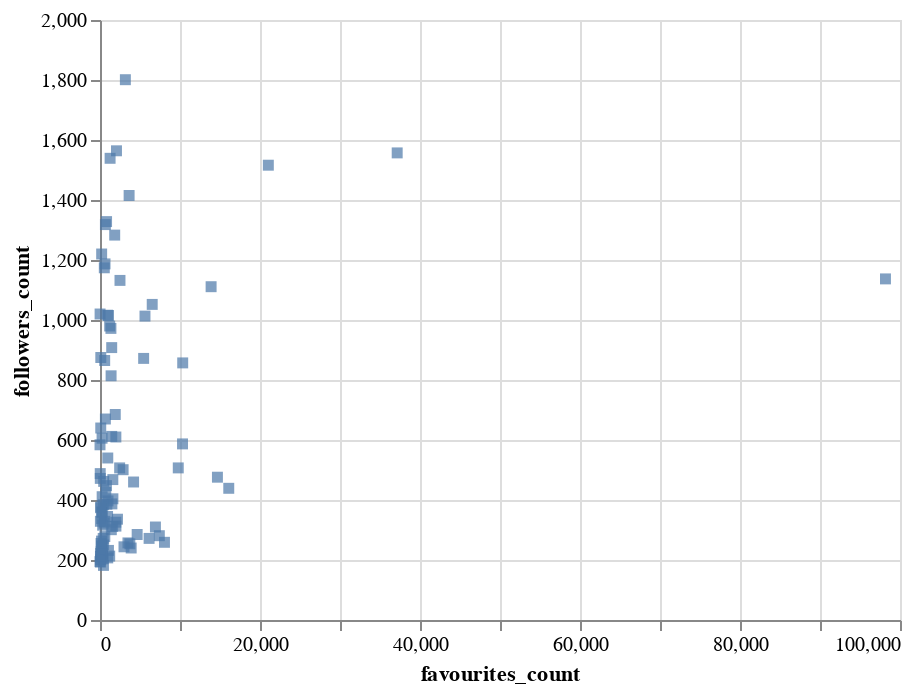

Here is the notebook cell this chart was saved with:
### Markdown cell above
#### Square mark

### Code cell
favourites_chart = alt.Chart(df).mark_square().encode(
    x='favourites_count',
    y='followers_count',
)
favourites_chart

### Figure 1 — Vega-Lite specification as saved in the notebook (floating-point values rounded to 4 significant figures)
{"$schema": "https://vega.github.io/schema/vega-lite/v2.6.0.json", "config": {"view": {"height": 300, "width": 400}}, "data": {"name": "data-0b202bd1b920000fec15f194ff2158f9"}, "datasets": {"data-0b202bd1b920000fec15f194ff2158f9": [{"created_at": "2010-02-10 00:28:15+00:00", "days_registered": 3119, "favourites_count": 5455, "followers_count": 872, "friends_count": 2567, "listed_count": 29, "name": "Bede Constantinides", "screen_name": "beconstant", "statuses_count": 3711}, {"created_at": "2009-02-15 10:20:25+00:00", "days_registered": 3479, "favourites_count": 319, "followers_count": 243, "friends_count": 450, "listed_count": 6, "name": "Sean Löfgren", "screen_name": "seanBE", "statuses_count": 326}, {"created_at": "2010-11-14 20:49:26+00:00", "days_registered": 2842, "favourites_count": 1211, "followers_count": 213, "friends_count": 1278, "listed_count": 5, "name": "Abdullah Binthunaiyan", "screen_name": "anthenaian", "statuses_count": 536}, {"created_at": "2008-04-13 13:05:06+00:00", "days_registered": 3787, "favourites_count": 2060, "followers_count": 1564, "friends_count": 1020, "listed_count": 132, "name": "Stéphane Wirtel", "screen_name": "matrixise", "statuses_count": 9357}, {"created_at": "2011-01-01 20:33:21+00:00", "days_registered": 2794, "favourites_count": 947, "followers_count": 345, "friends_count": 1000, "listed_count": 57, "name": "Serguei Mikhailov", "screen_name": "cadastreng", "statuses_count": 856}, {"created_at": "2009-06-11 17:50:10+00:00", "days_registered": 3363, "favourites_count": 274, "followers_count": 359, "friends_count": 230, "listed_count": 1, "name": "Mike Davies", "screen_name": "britzerland", "statuses_count": 114}, {"created_at": "2016-08-31 12:31:39+00:00", "days_registered": 725, "favourites_count": 6137, "followers_count": 272, "friends_count": 674, "listed_count": 9, "name": "Claudia Millán", "screen_name": "cheshireminima", "statuses_count": 2458}, {"created_at": "2015-01-21 08:45:20+00:00", "days_registered": 1313, "favourites_count": 518, "followers_count": 323, "friends_count": 580, "listed_count": 60, "name": "VendorMach", "screen_name": "Vendormach", "statuses_count": 272}, {"created_at": "2010-07-19 05:03:33+00:00", "days_registered": 2960, "favourites_count": 258, "followers_count": 606, "friends_count": 465, "listed_count": 32, "name": "Kshitij Maurya", "screen_name": "KshitijMaurya", "statuses_count": 3756}, {"created_at": "2015-04-01 11:21:20+00:00", "days_registered": 1243, "favourites_count": 1614, "followers_count": 404, "friends_count": 1283, "listed_count": 36, "name": "Stefan Zimmermann", "screen_name": "zimmermanncode", "statuses_count": 493}, {"created_at": "2007-03-24 14:26:47+00:00", "days_registered": 4173, "favourites_count": 6527, "followers_count": 1052, "friends_count": 1638, "listed_count": 93, "name": "Daniel Kershaw", "screen_name": "danjamker", "statuses_count": 7912}, {"created_at": "2011-10-26 00:32:30+00:00", "days_registered": 2496, "favourites_count": 37, "followers_count": 472, "friends_count": 4859, "listed_count": 20, "name": "Occhiomondo", "screen_name": "occhiomondo", "statuses_count": 1530}, {"created_at": "2011-07-22 04:44:50+00:00", "days_registered": 2592, "favourites_count": 2455, "followers_count": 507, "friends_count": 671, "listed_count": 46, "name": "Luis San Martin", "screen_name": "pathcl", "statuses_count": 9497}, {"created_at": "2011-05-31 21:31:41+00:00", "days_registered": 2644, "favourites_count": 967, "followers_count": 207, "friends_count": 896, "listed_count": 3, "name": "Joshua Lobo", "screen_name": "boreas_cryo", "statuses_count": 105}, {"created_at": "2013-11-12 08:39:54+00:00", "days_registered": 1748, "favourites_count": 722, "followers_count": 425, "friends_count": 395, "listed_count": 28, "name": "Jacob Tomlinson", "screen_name": "_JacobTomlinson", "statuses_count": 897}, {"created_at": "2012-03-01 06:26:38+00:00", "days_registered": 2369, "favourites_count": 433, "followers_count": 182, "friends_count": 336, "listed_count": 7, "name": "Ankur Ankan", "screen_name": "AnkurAnkan", "statuses_count": 267}, {"created_at": "2008-07-19 18:58:52+00:00", "days_registered": 3690, "favourites_count": 5623, "followers_count": 1013, "friends_count": 3222, "listed_count": 258, "name": "Scott Edwards", "screen_name": "scottedwards200", "statuses_count": 5745}, {"created_at": "2011-11-19 09:25:18+00:00", "days_registered": 2472, "favourites_count": 401, "followers_count": 272, "friends_count": 477, "listed_count": 18, "name": "Anita Schürch", "screen_name": "AnitaSchurch", "statuses_count": 408}, {"created_at": "2015-10-28 22:09:28+00:00", "days_registered": 1033, "favourites_count": 1604, "followers_count": 468, "friends_count": 515, "listed_count": 24, "name": "Isabel Castanho", "screen_name": "isabelscst", "statuses_count": 1256}, {"created_at": "2010-06-27 17:19:35+00:00", "days_registered": 2982, "favourites_count": 585, "followers_count": 865, "friends_count": 4155, "listed_count": 42, "name": "Mark kidde", "screen_name": "romeomarkk", "statuses_count": 856}, {"created_at": "2011-04-23 00:38:57+00:00", "days_registered": 2682, "favourites_count": 393, "followers_count": 204, "friends_count": 451, "listed_count": 6, "name": "Leonardo Jofré Flor", "screen_name": "leonardojofre", "statuses_count": 4381}, {"created_at": "2013-07-05 13:13:38+00:00", "days_registered": 1878, "favourites_count": 88, "followers_count": 222, "friends_count": 667, "listed_count": 22, "name": "Gaspar Brogueira", "screen_name": "GasparBrogueira", "statuses_count": 91}, {"created_at": "2016-07-20 09:44:59+00:00", "days_registered": 767, "favourites_count": 455, "followers_count": 250, "friends_count": 117, "listed_count": 11, "name": "Julien Le Sommer", "screen_name": "jlesommer", "statuses_count": 103}, {"created_at": "2014-06-14 00:47:21+00:00", "days_registered": 1534, "favourites_count": 9783, "followers_count": 507, "friends_count": 4245, "listed_count": 101, "name": "Beth was @PyCon 😆🐍", "screen_name": "bethahdc3", "statuses_count": 4108}, {"created_at": "2011-04-11 12:12:53+00:00", "days_registered": 2694, "favourites_count": 1414, "followers_count": 301, "friends_count": 1021, "listed_count": 10, "name": "Juan", "screen_name": "JnEsZ", "statuses_count": 273}, {"created_at": "2007-09-09 23:03:19+00:00", "days_registered": 4004, "favourites_count": 1984, "followers_count": 610, "friends_count": 964, "listed_count": 55, "name": "Lapsa-Malawski", "screen_name": "munhitsu", "statuses_count": 3032}, {"created_at": "2014-06-22 17:46:39+00:00", "days_registered": 1526, "favourites_count": 1001, "followers_count": 397, "friends_count": 402, "listed_count": 141, "name": "Nicolas Schmelling", "screen_name": "DerSchmelling", "statuses_count": 2240}, {"created_at": "2010-03-24 18:54:52+00:00", "days_registered": 3077, "favourites_count": 114, "followers_count": 219, "friends_count": 617, "listed_count": 1, "name": "Rit De", "screen_name": "ritde1", "statuses_count": 311}, {"created_at": "2008-04-01 15:01:43+00:00", "days_registered": 3799, "favourites_count": 629, "followers_count": 1187, "friends_count": 780, "listed_count": 140, "name": "Peter Hoffmann", "screen_name": "peterhoffmann", "statuses_count": 3307}, {"created_at": "2012-05-26 20:25:57+00:00", "days_registered": 2283, "favourites_count": 55, "followers_count": 212, "friends_count": 2469, "listed_count": 0, "name": "Jonathan Tecwyn", "screen_name": "txwyn", "statuses_count": 125}, {"created_at": "2009-01-21 01:26:14+00:00", "days_registered": 3504, "favourites_count": 1386, "followers_count": 814, "friends_count": 2233, "listed_count": 33, "name": "Matias Valdenegro 🐧", "screen_name": "mvaldenegro", "statuses_count": 5225}, {"created_at": "2016-09-08 18:50:13+00:00", "days_registered": 717, "favourites_count": 3897, "followers_count": 240, "friends_count": 1912, "listed_count": 3, "name": "Camel3", "screen_name": "8kazu3", "statuses_count": 115}, {"created_at": "2008-12-13 16:31:46+00:00", "days_registered": 3543, "favourites_count": 1064, "followers_count": 1015, "friends_count": 636, "listed_count": 81, "name": "Tillmann Eitelberg", "screen_name": "_Tillmann", "statuses_count": 2082}, {"created_at": "2009-08-12 22:54:56+00:00", "days_registered": 3301, "favourites_count": 79, "followers_count": 201, "friends_count": 1213, "listed_count": 21, "name": "iTrendOn", "screen_name": "iTrendOn", "statuses_count": 295}, {"created_at": "2010-07-02 15:46:59+00:00", "days_registered": 2977, "favourites_count": 98183, "followers_count": 1137, "friends_count": 1924, "listed_count": 6, "name": "Jo Zep", "screen_name": "peppujool", "statuses_count": 69087}, {"created_at": "2017-04-12 08:09:58+00:00", "days_registered": 501, "favourites_count": 1, "followers_count": 195, "friends_count": 4210, "listed_count": 4, "name": "Prabhakar", "screen_name": "_dsprabhakar", "statuses_count": 0}, {"created_at": "2010-07-06 16:36:45+00:00", "days_registered": 2973, "favourites_count": 189, "followers_count": 247, "friends_count": 1912, "listed_count": 1, "name": "Pettern", "screen_name": "knpetter", "statuses_count": 1208}, {"created_at": "2011-04-05 23:55:34+00:00", "days_registered": 2700, "favourites_count": 1365, "followers_count": 972, "friends_count": 294, "listed_count": 63, "name": "Marc Garcia", "screen_name": "datapythonista", "statuses_count": 1278}, {"created_at": "2013-07-20 20:14:58+00:00", "days_registered": 1863, "favourites_count": 1463, "followers_count": 908, "friends_count": 1215, "listed_count": 58, "name": "Michael Bossetta", "screen_name": "MichaelBossetta", "statuses_count": 1239}, {"created_at": "2009-02-10 22:44:33+00:00", "days_registered": 3484, "favourites_count": 99, "followers_count": 875, "friends_count": 296, "listed_count": 60, "name": "Tucson Python", "screen_name": "TuPLE", "statuses_count": 2255}, {"created_at": "2009-06-20 16:29:29+00:00", "days_registered": 3354, "favourites_count": 4645, "followers_count": 285, "friends_count": 381, "listed_count": 83, "name": "pentulohryz", "screen_name": "pythonrulez", "statuses_count": 3203}, {"created_at": "2011-01-28 22:44:42+00:00", "days_registered": 2767, "favourites_count": 151, "followers_count": 228, "friends_count": 1339, "listed_count": 27, "name": "Mike S", "screen_name": "more_data", "statuses_count": 911}, {"created_at": "2009-10-30 15:40:24+00:00", "days_registered": 3222, "favourites_count": 601, "followers_count": 278, "friends_count": 588, "listed_count": 2, "name": "Ashwin Vishnu", "screen_name": "ashwinvis", "statuses_count": 1373}, {"created_at": "2009-01-26 16:44:29+00:00", "days_registered": 3499, "favourites_count": 37149, "followers_count": 1557, "friends_count": 3099, "listed_count": 220, "name": "Alberto Labarga", "screen_name": "alabarga", "statuses_count": 10001}, {"created_at": "2009-11-12 20:43:04+00:00", "days_registered": 3209, "favourites_count": 10, "followers_count": 1020, "friends_count": 3165, "listed_count": 38, "name": "Sundeep Teki", "screen_name": "sundeepteki", "statuses_count": 728}, {"created_at": "2009-09-01 10:43:34+00:00", "days_registered": 3281, "favourites_count": 4197, "followers_count": 460, "friends_count": 2120, "listed_count": 12, "name": "R Palmer", "screen_name": "rd_palmer", "statuses_count": 2871}, {"created_at": "2010-07-02 04:57:06+00:00", "days_registered": 2977, "favourites_count": 208, "followers_count": 338, "friends_count": 847, "listed_count": 13, "name": "irving", "screen_name": "IrvingProg", "statuses_count": 3296}, {"created_at": "2009-02-04 13:17:30+00:00", "days_registered": 3490, "favourites_count": 1488, "followers_count": 387, "friends_count": 428, "listed_count": 20, "name": "Oleg Prylypko", "screen_name": "prylypko", "statuses_count": 4019}, {"created_at": "2016-11-01 14:32:23+00:00", "days_registered": 663, "favourites_count": 239, "followers_count": 360, "friends_count": 252, "listed_count": 6, "name": "Python Alicante", "screen_name": "python_alc", "statuses_count": 445}, {"created_at": "2009-08-31 09:20:22+00:00", "days_registered": 3282, "favourites_count": 50, "followers_count": 193, "friends_count": 238, "listed_count": 8, "name": "Ahmed Magdy", "screen_name": "ahmed_magdy40", "statuses_count": 1638}, {"created_at": "2009-06-16 12:51:07+00:00", "days_registered": 3358, "favourites_count": 1466, "followers_count": 612, "friends_count": 1069, "listed_count": 37, "name": "Stuart Mumford", "screen_name": "StuartMumford", "statuses_count": 4270}, {"created_at": "2013-04-17 20:55:25+00:00", "days_registered": 1957, "favourites_count": 21042, "followers_count": 1516, "friends_count": 2104, "listed_count": 57, "name": "Yara Sanchez", "screen_name": "yara_elena", "statuses_count": 7724}, {"created_at": "2010-06-30 12:11:11+00:00", "days_registered": 2979, "favourites_count": 1838, "followers_count": 1283, "friends_count": 1975, "listed_count": 145, "name": "David MartínBorregón", "screen_name": "DavidMartinB", "statuses_count": 12549}, {"created_at": "2009-09-11 17:52:15+00:00", "days_registered": 3271, "favourites_count": 459, "followers_count": 462, "friends_count": 2355, "listed_count": 15, "name": "Franco Donati", "screen_name": "FDonati", "statuses_count": 672}, {"created_at": "2009-04-29 07:17:48+00:00", "days_registered": 3406, "favourites_count": 1909, "followers_count": 685, "friends_count": 1717, "listed_count": 199, "name": "steven c shepard", "screen_name": "scshepard", "statuses_count": 17122}, {"created_at": "2011-10-11 15:42:01+00:00", "days_registered": 2511, "favourites_count": 2498, "followers_count": 1132, "friends_count": 4143, "listed_count": 57, "name": "jacopo staiano", "screen_name": "stjaco", "statuses_count": 4241}, {"created_at": "2012-03-13 10:00:23+00:00", "days_registered": 2357, "favourites_count": 311, "followers_count": 221, "friends_count": 419, "listed_count": 34, "name": "Simone Basso", "screen_name": "simbasso", "statuses_count": 901}, {"created_at": "2011-11-22 17:22:43+00:00", "days_registered": 2469, "favourites_count": 191, "followers_count": 263, "friends_count": 954, "listed_count": 9, "name": "Irahan", "screen_name": "irahan_", "statuses_count": 453}, {"created_at": "2012-09-28 07:43:49+00:00", "days_registered": 2158, "favourites_count": 3171, "followers_count": 1801, "friends_count": 3011, "listed_count": 193, "name": "Luc Henry", "screen_name": "heluc", "statuses_count": 7377}, {"created_at": "2011-12-12 11:14:44+00:00", "days_registered": 2449, "favourites_count": 821, "followers_count": 1328, "friends_count": 2182, "listed_count": 109, "name": "Steve Cultrera", "screen_name": "scultrera", "statuses_count": 937}, {"created_at": "2013-07-14 10:56:52+00:00", "days_registered": 1869, "favourites_count": 16095, "followers_count": 439, "friends_count": 4860, "listed_count": 82, "name": "Mathieu Guille", "screen_name": "mathieuguille", "statuses_count": 1699}, {"created_at": "2012-11-24 21:28:57+00:00", "days_registered": 2101, "favourites_count": 7417, "followers_count": 281, "friends_count": 256, "listed_count": 7, "name": "עלמה", "screen_name": "MarcoAlmah", "statuses_count": 4517}, {"created_at": "2013-12-26 18:04:39+00:00", "days_registered": 1704, "favourites_count": 675, "followers_count": 1318, "friends_count": 2180, "listed_count": 51, "name": "chaignc", "screen_name": "chaignc", "statuses_count": 1495}, {"created_at": "2015-05-26 20:46:29+00:00", "days_registered": 1188, "favourites_count": 1978, "followers_count": 326, "friends_count": 1311, "listed_count": 22, "name": "xmn", "screen_name": "xmnlab", "statuses_count": 970}, {"created_at": "2009-04-23 20:21:03+00:00", "days_registered": 3412, "favourites_count": 3639, "followers_count": 1415, "friends_count": 2138, "listed_count": 99, "name": "Joona Lehtomäki", "screen_name": "jlehtoma", "statuses_count": 7915}, {"created_at": "2012-06-26 16:00:36+00:00", "days_registered": 2252, "favourites_count": 6929, "followers_count": 310, "friends_count": 987, "listed_count": 82, "name": "Clément Chastagnol", "screen_name": "HerrDoktorFunk", "statuses_count": 11839}, {"created_at": "2011-03-12 01:48:04+00:00", "days_registered": 2724, "favourites_count": 2186, "followers_count": 336, "friends_count": 723, "listed_count": 37, "name": "Branden Allen", "screen_name": "space_qual", "statuses_count": 4546}, {"created_at": "2017-01-15 13:10:18+00:00", "days_registered": 588, "favourites_count": 8059, "followers_count": 259, "friends_count": 940, "listed_count": 1, "name": "Paweł Gliwny", "screen_name": "GliwnyP", "statuses_count": 1952}, {"created_at": "2012-08-27 14:42:38+00:00", "days_registered": 2190, "favourites_count": 1056, "followers_count": 232, "friends_count": 1050, "listed_count": 5, "name": "Kelch Monteiro", "screen_name": "KelchMonteiro", "statuses_count": 1269}, {"created_at": "2013-08-21 17:57:34+00:00", "days_registered": 1831, "favourites_count": 10314, "followers_count": 587, "friends_count": 1148, "listed_count": 71, "name": "Miloš Miljković", "screen_name": "miishke", "statuses_count": 12192}, {"created_at": "2015-10-09 19:51:03+00:00", "days_registered": 1052, "favourites_count": 954, "followers_count": 1016, "friends_count": 1258, "listed_count": 41, "name": "PyCaribbean", "screen_name": "PyCaribbean", "statuses_count": 1117}, {"created_at": "2010-03-01 22:34:08+00:00", "days_registered": 3100, "favourites_count": 278, "followers_count": 212, "friends_count": 207, "listed_count": 11, "name": "Deanna Hence", "screen_name": "deahence", "statuses_count": 1273}, {"created_at": "2012-06-16 13:54:13+00:00", "days_registered": 2262, "favourites_count": 334, "followers_count": 316, "friends_count": 3696, "listed_count": 2, "name": "Aditthya", "screen_name": "ad137hya", "statuses_count": 23}, {"created_at": "2010-07-12 21:22:30+00:00", "days_registered": 2967, "favourites_count": 860, "followers_count": 386, "friends_count": 813, "listed_count": 40, "name": "Mel Sandells", "screen_name": "mjsandells", "statuses_count": 3856}, {"created_at": "2011-04-28 14:10:01+00:00", "days_registered": 2677, "favourites_count": 2890, "followers_count": 501, "friends_count": 784, "listed_count": 62, "name": "Akim Boyko", "screen_name": "AkimBoyko", "statuses_count": 4759}, {"created_at": "2009-04-13 18:37:02+00:00", "days_registered": 3422, "favourites_count": 3732, "followers_count": 254, "friends_count": 705, "listed_count": 5, "name": "Robin Cole", "screen_name": "robmarkcole", "statuses_count": 1362}, {"created_at": "2014-02-09 06:08:05+00:00", "days_registered": 1659, "favourites_count": 14679, "followers_count": 476, "friends_count": 1634, "listed_count": 14, "name": "Epsilon Haze ⚑", "screen_name": "AlisonStarfox", "statuses_count": 5050}, {"created_at": "2011-10-26 13:47:52+00:00", "days_registered": 2496, "favourites_count": 1, "followers_count": 584, "friends_count": 175, "listed_count": 70, "name": "Konrad Hinsen", "screen_name": "khinsen", "statuses_count": 5869}, {"created_at": "2010-03-26 19:20:29+00:00", "days_registered": 3075, "favourites_count": 1262, "followers_count": 1539, "friends_count": 1080, "listed_count": 38, "name": "Sean Cutler", "screen_name": "cutlersr", "statuses_count": 1212}, {"created_at": "2014-03-31 15:11:40+00:00", "days_registered": 1609, "favourites_count": 1991, "followers_count": 313, "friends_count": 205, "listed_count": 8, "name": "Phil Elson", "screen_name": "pypelson", "statuses_count": 310}, {"created_at": "2008-05-23 09:17:51+00:00", "days_registered": 3747, "favourites_count": 268, "followers_count": 411, "friends_count": 264, "listed_count": 16, "name": "Gijs Molenaar", "screen_name": "gijzelaerr", "statuses_count": 1449}, {"created_at": "2014-07-14 18:35:23+00:00", "days_registered": 1504, "favourites_count": 10338, "followers_count": 857, "friends_count": 879, "listed_count": 144, "name": "(((Valerio Maggio)))", "screen_name": "leriomaggio", "statuses_count": 3841}, {"created_at": "2013-12-10 10:10:36+00:00", "days_registered": 1720, "favourites_count": 576, "followers_count": 329, "friends_count": 512, "listed_count": 23, "name": "jrbanga", "screen_name": "julio_r_banga", "statuses_count": 1297}, {"created_at": "2011-07-05 15:07:49+00:00", "days_registered": 2609, "favourites_count": 207, "followers_count": 1220, "friends_count": 184, "listed_count": 11, "name": "DEMCON", "screen_name": "DEMCON", "statuses_count": 940}, {"created_at": "2011-07-15 15:27:20+00:00", "days_registered": 2599, "favourites_count": 1580, "followers_count": 312, "friends_count": 1198, "listed_count": 34, "name": "Matteo Zuccon", "screen_name": "matteo_zuccon", "statuses_count": 926}, {"created_at": "2012-07-26 12:23:03+00:00", "days_registered": 2222, "favourites_count": 93, "followers_count": 640, "friends_count": 273, "listed_count": 50, "name": "Python North East", "screen_name": "PythonNorthEast", "statuses_count": 2786}, {"created_at": "2014-11-20 09:55:51+00:00", "days_registered": 1375, "favourites_count": 538, "followers_count": 1174, "friends_count": 1847, "listed_count": 89, "name": "Odell Dias", "screen_name": "Odell_Wizard", "statuses_count": 1392}, {"created_at": "2014-04-06 00:23:59+00:00", "days_registered": 1603, "favourites_count": 28, "followers_count": 488, "friends_count": 1441, "listed_count": 34, "name": "Zoomer Analytics", "screen_name": "ZoomerAnalytics", "statuses_count": 387}, {"created_at": "2012-03-16 12:15:37+00:00", "days_registered": 2354, "favourites_count": 973, "followers_count": 540, "friends_count": 2076, "listed_count": 13, "name": "Guillem Duran", "screen_name": "Miau_DB", "statuses_count": 1856}, {"created_at": "2007-06-13 08:55:54+00:00", "days_registered": 4092, "favourites_count": 50, "followers_count": 329, "friends_count": 401, "listed_count": 109, "name": "Cristiano Dal Farra", "screen_name": "crisdalfarra", "statuses_count": 3486}, {"created_at": "2008-05-26 09:22:37+00:00", "days_registered": 3744, "favourites_count": 806, "followers_count": 448, "friends_count": 582, "listed_count": 32, "name": "alonnir", "screen_name": "alonnir", "statuses_count": 8184}, {"created_at": "2009-07-15 07:04:22+00:00", "days_registered": 3329, "favourites_count": 3493, "followers_count": 257, "friends_count": 581, "listed_count": 26, "name": "Sebastien Campion", "screen_name": "sebcampion", "statuses_count": 1772}, {"created_at": "2011-05-03 11:44:38+00:00", "days_registered": 2672, "favourites_count": 423, "followers_count": 384, "friends_count": 400, "listed_count": 20, "name": "Kasia ☕️", "screen_name": "khkaminska", "statuses_count": 352}, {"created_at": "2017-11-29 12:00:27+00:00", "days_registered": 270, "favourites_count": 126, "followers_count": 255, "friends_count": 68, "listed_count": 5, "name": "PyData Edinburgh", "screen_name": "PyDataEdinburgh", "statuses_count": 188}, {"created_at": "2009-05-25 02:11:07+00:00", "days_registered": 3380, "favourites_count": 1209, "followers_count": 980, "friends_count": 285, "listed_count": 94, "name": "Stefan Kasberger", "screen_name": "stefankasberger", "statuses_count": 4997}, {"created_at": "2015-07-08 23:16:35+00:00", "days_registered": 1145, "favourites_count": 2998, "followers_count": 244, "friends_count": 750, "listed_count": 1, "name": "Yunus Emre Belet", "screen_name": "yemrebelet", "statuses_count": 508}, {"created_at": "2009-06-19 12:45:22+00:00", "days_registered": 3355, "favourites_count": 90, "followers_count": 374, "friends_count": 2193, "listed_count": 12, "name": "Mrt Pruvost-Beaurain", "screen_name": "Martin__PB", "statuses_count": 97}, {"created_at": "2010-07-27 07:11:35+00:00", "days_registered": 2952, "favourites_count": 671, "followers_count": 670, "friends_count": 2009, "listed_count": 63, "name": "Balzer82", "screen_name": "Balzer82", "statuses_count": 9313}, {"created_at": "2009-03-01 20:33:59+00:00", "days_registered": 3465, "favourites_count": 13888, "followers_count": 1111, "friends_count": 4440, "listed_count": 58, "name": "Steffen Röcker", "screen_name": "sroecker", "statuses_count": 1755}, {"created_at": "2008-05-18 00:22:35+00:00", "days_registered": 3752, "favourites_count": 91, "followers_count": 376, "friends_count": 454, "listed_count": 30, "name": "Saúl", "screen_name": "definitely", "statuses_count": 191}]}, "encoding": {"x": {"field": "favourites_count", "type": "quantitative"}, "y": {"field": "followers_count", "type": "quantitative"}}, "mark": "square"}
